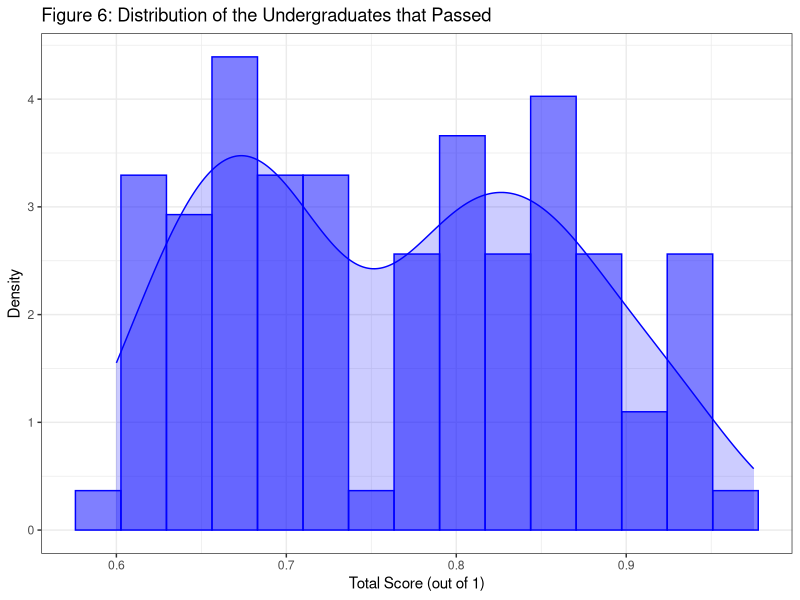
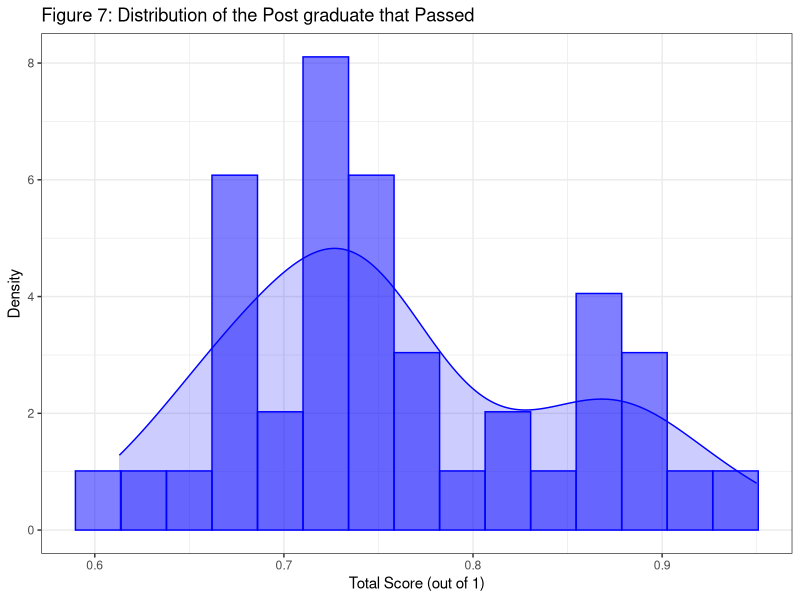

Source code (R) for these figures, in order: (Note: this script raises an error after producing the figures.)
## ---- chunk 1
knitr::opts_chunk$set(echo = TRUE, eval = TRUE, warning = FALSE,
message = FALSE, error = FALSE, tidy.opts = list(width.cutoff = 60),
tidy = TRUE)
## ---- chunk 2
library(formatR)
library(tidyverse)
library(kableExtra)
library(broom)
library(MASS)

GradesData <- read.csv("GradesData.csv")
## ---- chunk 3
# Modify the data to ensure that only genuine (non zero) attempts are analysed. 
TidyGradesData <- GradesData |> 
    filter(Total != 0)
## ---- chunk 4
TidyGradesDataWithResults <- TidyGradesData |> 
  mutate(Result = ifelse(Total >= 0.6, "PASS", "FAIL"))
## ---- chunk 5
numResults <- TidyGradesDataWithResults |>
    group_by(Cohort, Result) |>
    summarize(Sum = n()) |>
    pivot_wider(id_cols = Cohort,
                names_from = Result,
                values_from = Sum) |> 
    mutate(TotalSum = FAIL + PASS)
propResults <- numResults |> 
    group_by(Cohort) |> 
    mutate(prop_fail = FAIL/TotalSum, prop_pass = PASS/TotalSum)|> 
    summarise(Cohort, prop_fail, prop_pass)
## ---- chunk 6
TidyGradesDataWithResults |> 
    filter(Result == "PASS", Cohort == "UG") |> 
    ggplot(aes(x = Total, y = after_stat(density)))  +
  geom_histogram(colour="blue", fill="blue", alpha=0.5, bins=15)  +
      geom_density(colour="blue", fill="blue", alpha=0.2) +
  labs(x = "Total Score (out of 1)", y = "Density") + 
  ggtitle("Figure 6: Distribution of the Undergraduates that Passed") + 
    theme_bw()

TidyGradesDataWithResults |> 
    filter(Result == "PASS", Cohort == "PG") |> 
    ggplot(aes(x = Total, y = after_stat(density)))  +
  geom_histogram(colour="blue", fill="blue", alpha=0.5, bins=15)  +
      geom_density(colour="blue", fill="blue", alpha=0.2) +
  labs(x = "Total Score (out of 1)", y = "Density") + 
  ggtitle("Figure 7: Distribution of the Post graduate that Passed") + 
    theme_bw()
## ---- chunk 7
beta_binomial <- function(n, x, alpha = 1, beta = 1) {
  atil <- alpha + x
  btil <- beta + n - x
  z <- n / (alpha + beta + n)
  out <- list(alpha_tilde = atil, beta_tilde = btil, credibility_factor = z)
  return(out)
}
## ---- chunk 8
gamma_exponential <- function(n, x, alpha = 1, beta = 1) {
  atil <- alpha + n
  btil <- beta + n*x
  xbar <- mean(x)
  z <- (n*xbar)/(n*xbar + beta)
  out <- list(alpha_tilde = atil, beta_tilde = btil, credibility_factor = z)
  return(out)
}
## ---- chunk 9
alpha <- 1
beta <- 1
  
n_PG <- numResults$TotalSum[numResults$Cohort == "PG"]
x_PG <- numResults$PASS[numResults$Cohort == "PG"]
  
n_UG <- numResults$TotalSum[numResults$Cohort == "UG"]
x_UG <- numResults$PASS[numResults$Cohort == "UG"]

out_PG <- gamma_exponential(n_PG, x_PG, alpha, beta)
out_UG <- beta_binomial(n_UG, x_UG, alpha, beta)

credible_interval_PG <- qgamma(c(0.025, 0.975), shape = out_PG$alpha_tilde, rate = out_PG$beta_tilde)
credible_interval_UG <- qbeta(c(0.025, 0.975), shape1 = out_UG$alpha_tilde, shape2 = out_UG$beta_tilde)

## ---- chunk 10
# Determine the prior mean
prior_mean_UG <- alpha / (alpha + beta) # Beta distribution
prior_mean_PG <- alpha/beta # Gamma distribution

# Extract the credibility factor
credibility_factor_UG <- out_UG$credibility_factor 
credibility_factor_PG <- out_PG$credibility_factor

# Yes, it is this in a form that linearly combines a purely data-based estimator and some prior quantity

bayesian_estimate_UG <- credibility_factor_UG * (x_UG / n_UG) + (1 - credibility_factor_UG) * prior_mean_UG
bayesian_estimate_PG <- credibility_factor_PG * (1/(mean(x_PG))) + (1 - credibility_factor_PG) * (alpha/beta)
## ---- chunk 11

# Calculate the posterior median for UG
posterior_median_UG <- qbeta(0.5, out_UG$alpha_tilde, out_UG$beta_tilde)

# Calculate the posterior median for PG
posterior_median_PG <- qgamma(0.5, rate = out_PG$beta_tilde)
## ---- chunk 12

cbbPal <- c(black="#000000", orange="#E69F00", ltblue="#56B4E9", "#009E73",
green="#009E73", yellow="#F0E442", blue="#0072B2", red="#D55E00",
pink="#CC79A7")
cbbP <- cbbPal[c("orange","blue","pink")] #choose colours for p

x_values <- seq(0.001, 0.999, length.out = 100)
postUG <- dbeta(x = x_values, out_UG$alpha_tilde, out_UG$beta_tilde)
postPG <- dgamma(x = x_values, out_PG$alpha_tilde, out_PG$beta_tilde)

df <- tibble(
  Score = x_values,
  `posterior pdf UG` = postUG,
  `posterior pdf PG` = postPG
)
df_longer <- df %>%
  pivot_longer(-Score, names_to = "distribution", values_to = "density")
p1 <- df_longer %>%
  ggplot(aes(
    x = Score,
    y = density,
    colour = distribution,
    fill = distribution
  )) +
  geom_line() +
  scale_fill_manual(values = cbbP) +
  theme_bw()+ 
  labs(title = "Figure 8: Visulasation of Posterior Distribution")
p1

## ---- chunk 13
alpha <- 1
beta <- 1
  
n_PG <- numResults$TotalSum[numResults$Cohort == "PG"]
x_PG <- numResults$PASS[numResults$Cohort == "PG"]
  
n_UG <- numResults$TotalSum[numResults$Cohort == "UG"]
x_UG <- numResults$PASS[numResults$Cohort == "UG"]

n_diff <- n_PG - n_UG
x_diff <- x_PG - x_UG

out_diff <- beta_binomial(n_diff, x_diff, alpha, beta)

credible_interval_diff <- qbeta(c(0.025, 0.975), out_diff$alpha_tilde, out_diff$beta_tilde)

credible_interval_diff
## ---- chunk 14
posterior_diff_samples <- posterior_samples_PG - posterior_samples_UG

# Create a data frame with posterior samples
posterior_data <- data.frame(Difference = posterior_diff_samples)

# Visualize the posterior distribution
posterior_data %>%
  ggplot(aes(x = Difference)) +
  geom_histogram(binwidth = 0.01, fill = "lightblue", color = "black") +
  labs(title = "Figure 9: Posterior Distribution of Difference in Proportions",
       x = "Difference in Proportions (PG - UG)",
       y = "Frequency") +
  theme_bw()
## ---- chunk 15
probability_within_range <- posterior_data %>%
  summarize(
    Probability = mean(abs(Difference) <= 0.15)
  )

posterior_data %>%
  ggplot(aes(x = Difference)) +
  geom_histogram(binwidth = 0.01, fill = "lightblue", color = "black") +
  geom_vline(xintercept = c(-0.15, 0.15), linetype = "dashed", color = "red") +
  labs(
    title = "Figure 10: Posterior Distribution of Difference in Proportions",
    x = "Difference in Proportions (PG - UG)",
    y = "Frequency"
  ) +
  theme_minimal()
